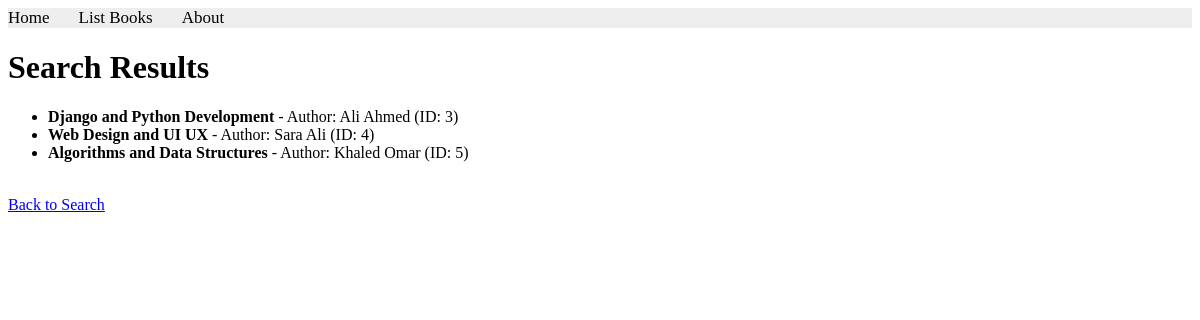
The page /books/simple/query on the database its author committed.
### apps/bookmodule/models.py (models this page shows)
class Book(models.Model):
    title = models.CharField(max_length = 50)
    author = models.CharField(max_length = 50)
    price = models.FloatField(default = 0.0)
    edition = models.SmallIntegerField(default = 1)

### apps/bookmodule/views.py (the view)
# urls.py: path('simple/query', views.simple_query, name='book.simple.query'),
def simple_query(request):
    mybooks = Book.objects.filter(title__icontains='and') # استعلام يبحث عن الكتب التي تحتوي على كلمة and في العنوان
    return render(request, 'bookmodule/bookList.html', {'books': mybooks})

### apps/templates/bookmodule/BookList.html (shortened to what this page needs)
{% extends "layouts/base.html" %}
{% load static %}
{% block content %}
<h1>Search Results</h1>
<ul>
    {% for item in books %}
        <li>
            <strong>{{ item.title }}</strong> - Author: {{ item.author }} (ID: {{ item.id }})
        </li>
    {% empty %}
        <p>No books found matching your search.</p>
    {% endfor %}
</ul>
<br>
<a href="{% url 'books.search' %}">Back to Search</a>
{% endblock content %}

### rows shown on the page
Book: title "Django and Python Development", author "Ali Ahmed", id "3"
Book: title "Web Design and UI UX", author "Sara Ali", id "4"
Book: title "Algorithms and Data Structures", author "Khaled Omar", id "5"
